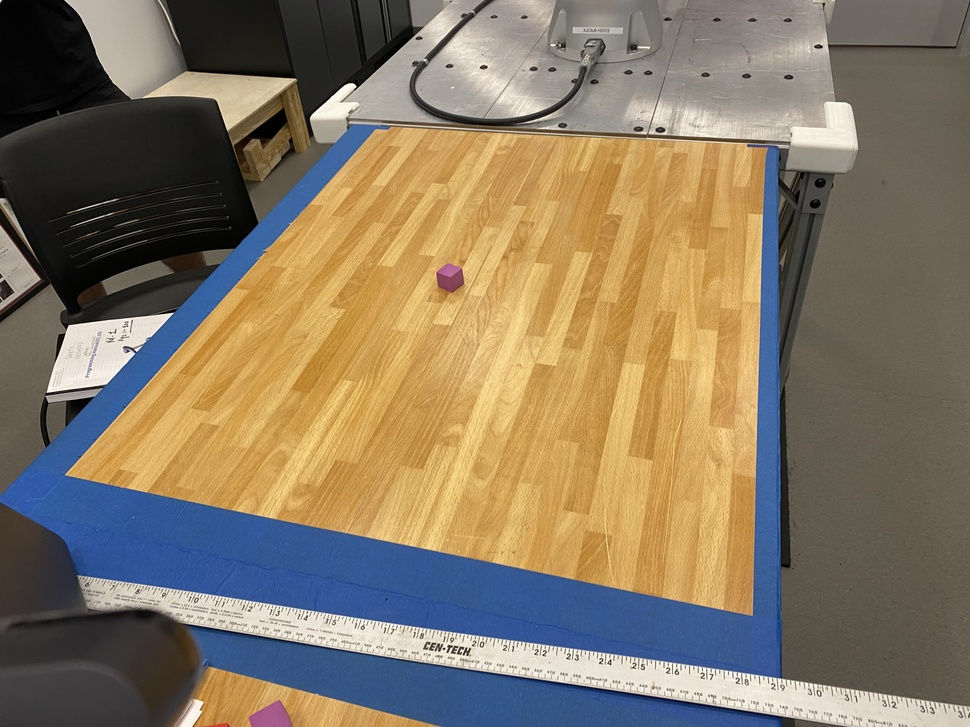
#> input picture plab.jpg, 970 x 727 px, shrunk from 4032 x 3024 before the run
$ python colorDetection.py
#> lines starting #> are read from the running program, lines starting #| are printed output that depends on the picture; after the words box and inside, x2 and y2 are one past the last pixel; in counts of white or black regions, pixels touching at a corner belong together
import numpy as np
import cv2 as cv

filename = 'plab.jpg'
img = cv.imread(filename)
#> img is the input picture: shape (727, 970, 3); mean B, G, R 99.1, 120, 133.5

hsv = cv.cvtColor(img,cv.COLOR_BGR2HSV)
#> hsv: shape (727, 970, 3); mean H, S, V 35.6, 94.5, 147.1

boundaries = [
	#([17, 15, 100], [50, 56, 200]),
	([80,50,50], [130,255,255]),
	#([25, 146, 190], [62, 174, 250]),
	#([103, 86, 65], [145, 133, 128])
]

# loop over the boundaries
for (lower, upper) in boundaries:
	# create NumPy arrays from the boundaries
	lower = np.array(lower, dtype = "uint8")
	upper = np.array(upper, dtype = "uint8")
	# find the colors within the specified boundaries and apply
	# the mask
	mask = cv.inRange(hsv, lower, upper)
	output = cv.bitwise_and(img, img, mask = mask)

	# show the images
	cv.imshow("images", np.hstack([img, output]))
#> this loop made 1 pass
#> pass 1, `mask = cv.inRange(hsv, lower, upper)`:
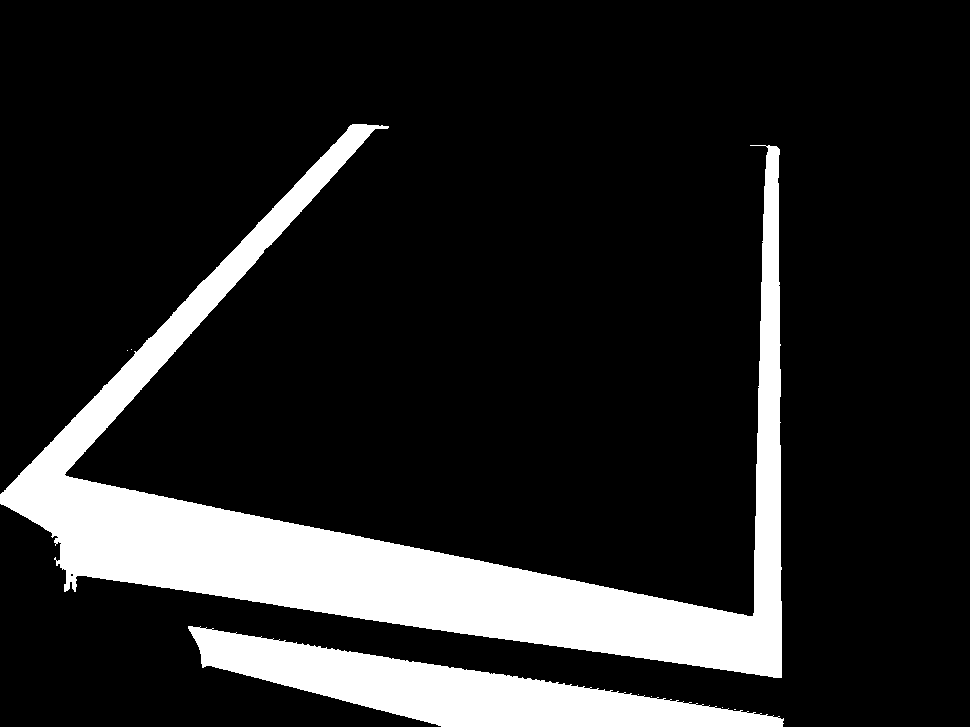
#> mask: shape (727, 970); 14.9% white; 8 white regions (6 under 20 px), largest, box (x1, y1, x2, y2) and area: (0, 124, 782, 678) 81298, (188, 626, 784, 727) 23864
#> pass 1, `output = cv.bitwise_and(img, img, mask = mask)`:
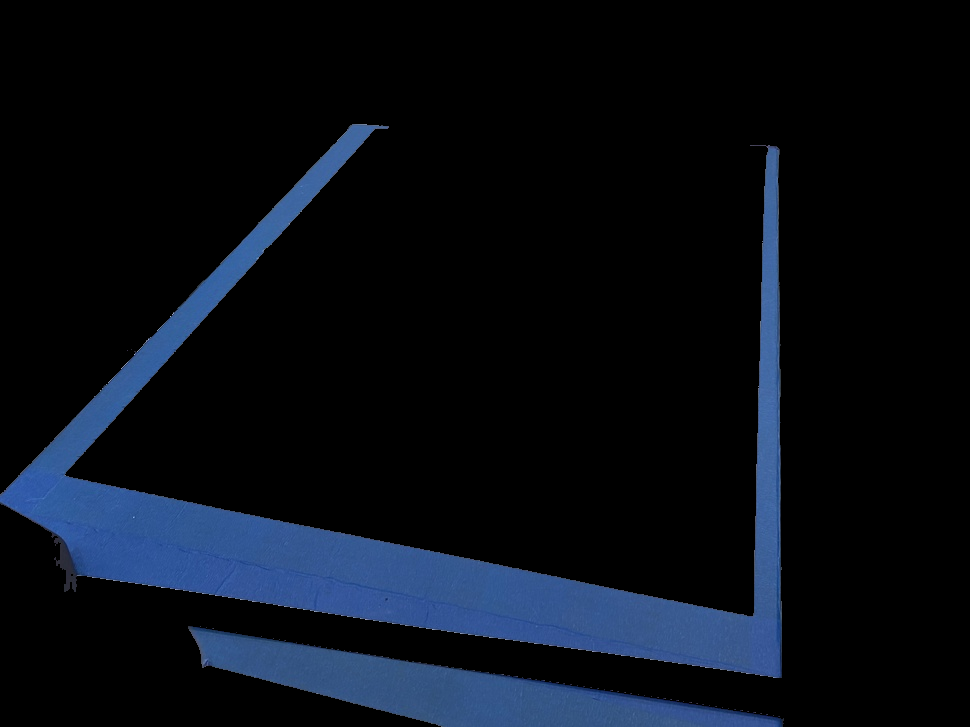
#> output: shape (727, 970, 3); mean B, G, R 21.5, 13.1, 8
#> pass 1, `cv.imshow("images", np.hstack([img, output]))`:
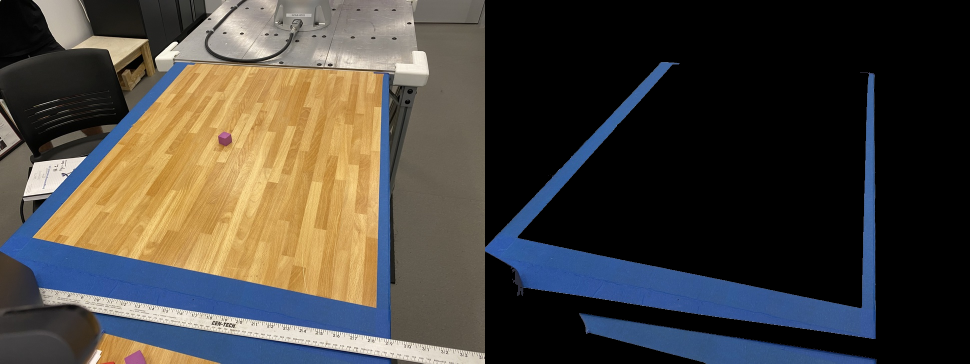
#> window 'images': shape (727, 1940, 3) (shown at 1/2 size); mean B, G, R 60.3, 66.5, 70.8

# convert the input image into
# grayscale color space
operatedImage = cv.cvtColor(output, cv.COLOR_BGR2GRAY)
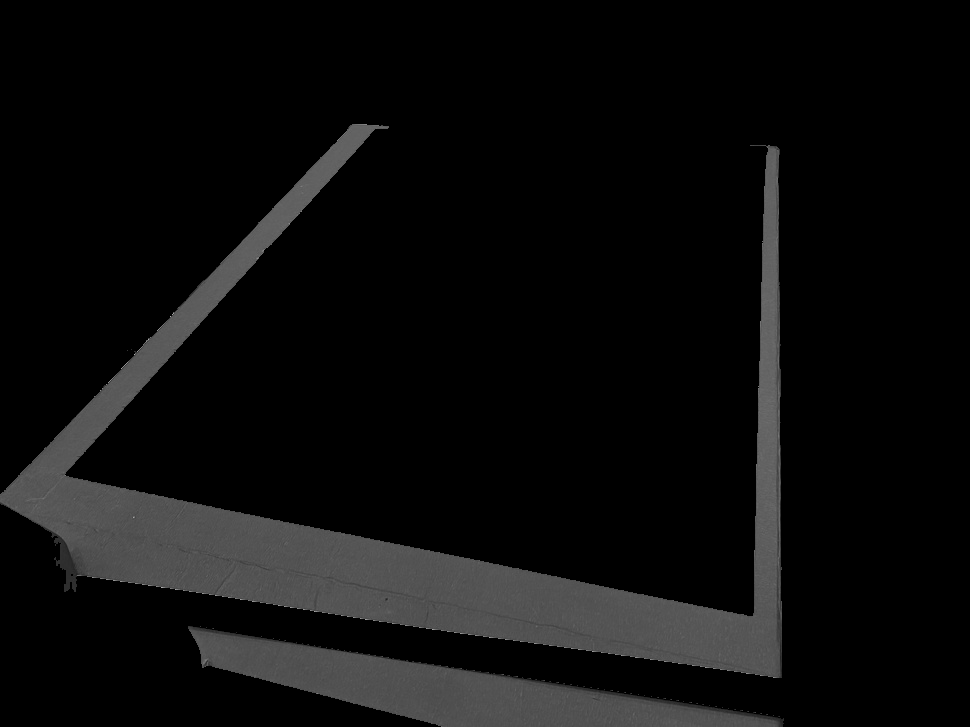
#> operatedImage: shape (727, 970); min 0, max 179, mean 12.5

# modify the data type
# setting to 32-bit floating point
operatedImage = np.float32(operatedImage)

# Detector parameters
blockSize = 2
apertureSize = 9
k = 0.01

# Detecting corners
dest = cv.cornerHarris(operatedImage, blockSize, apertureSize, k)
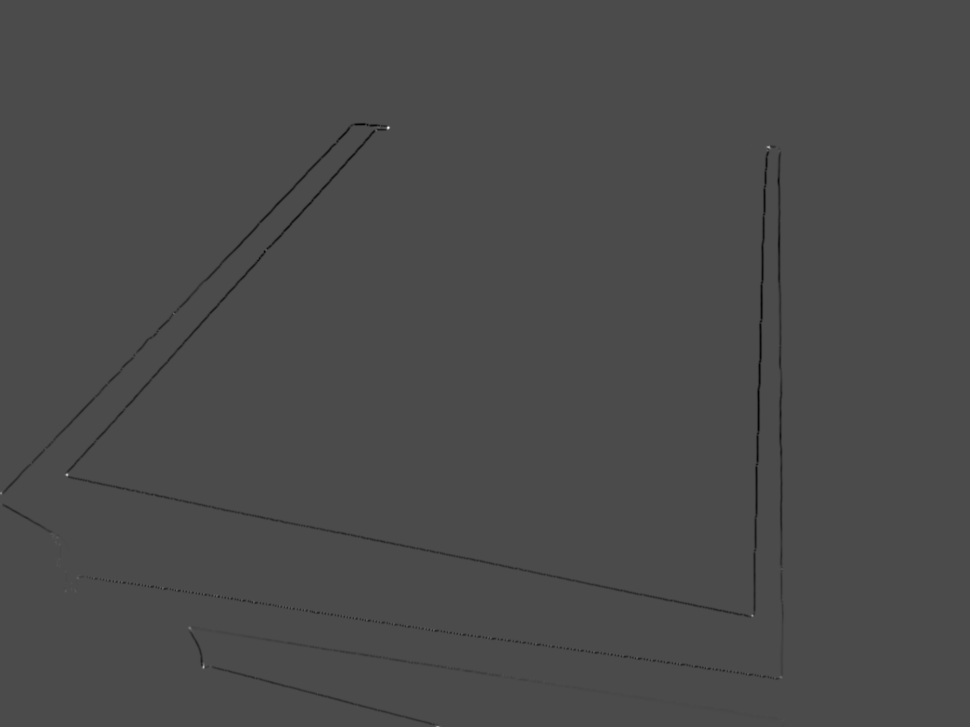
#> dest: shape (727, 970) float32; min -1.63e+12, max 3.87e+12, mean -7.92e+09; drawn with min black and max white

# Results are marked through the dilated corners
dest = cv.dilate(dest, None)

# Reverting back to the original image,
output[dest > 0.01 * dest.max()]=[0, 0, 255]
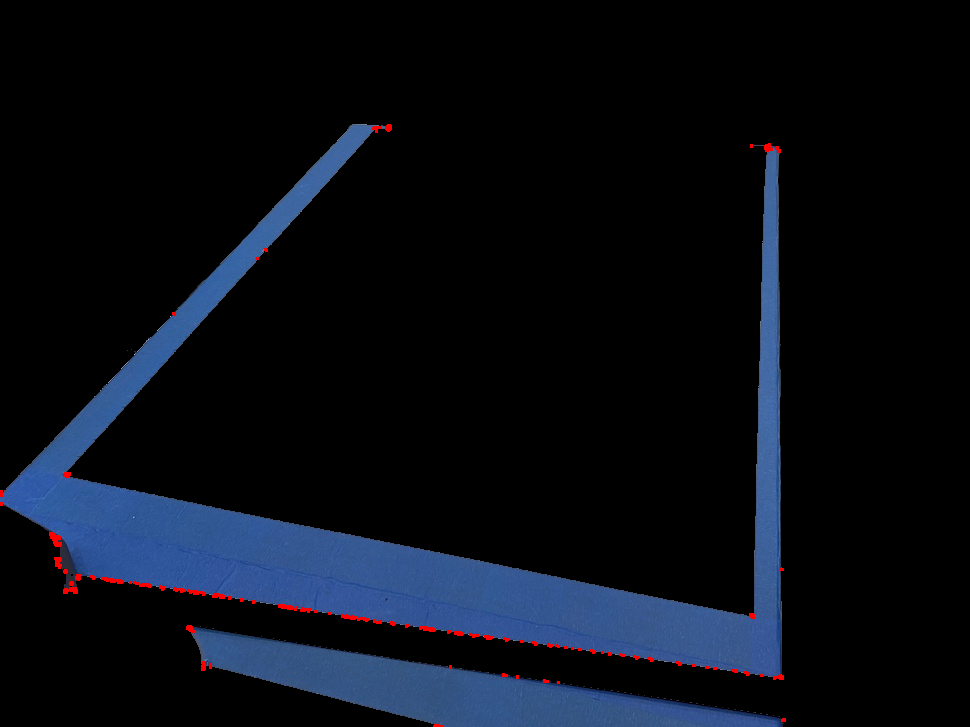
#> output: shape (727, 970, 3); 0.33% of pixels changed, all inside (x1, y1, x2, y2) = (0, 124, 786, 727)

# the window showing output image with corners
cv.imshow('Image with Borders', output)

cv.waitKey(0)

"""
edges = cv.Canny(output,100,200)


plt.subplot(121),plt.imshow(img,cmap = 'gray')
plt.title('Original Image'), plt.xticks([]), plt.yticks([])
plt.subplot(122),plt.imshow(edges,cmap = 'gray')
plt.title('Edge Image'), plt.xticks([]), plt.yticks([])

plt.show()

ret, labels, stats, centroids = cv.connectedComponentsWithStats(dest)

#define the criteria to stop and refine the corners
criteria = (cv.TERM_CRITERIA_EPS + cv.TERM_CRITERIA_MAX_ITER, 100, 0.001)
corners = cv.cornerSubPix(gray,np.float32(centroids),(5,5),(-1,-1),criteria)
#here u can get corners
print (corners)

#Now draw them
res = np.hstack((centroids,corners))
res = np.int0(res)
img[res[:,1],res[:,0]]=[0,0,255]
img[res[:,3],res[:,2]] = [0,255,0]
cv.imwrite('1.png',img)

"""
